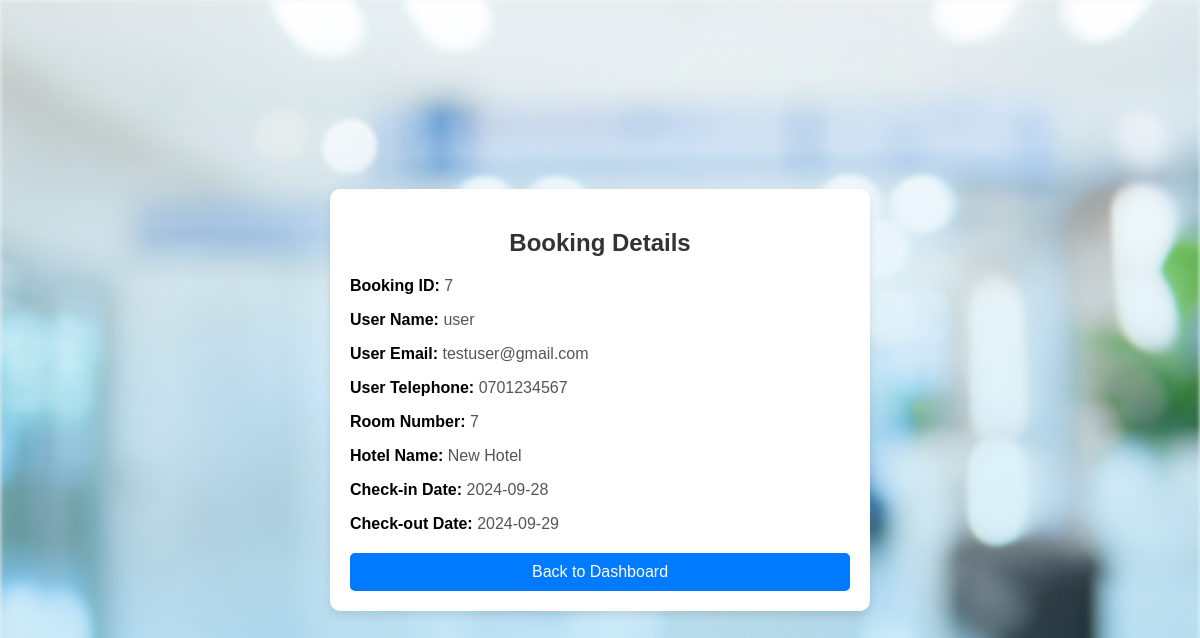
Page /booking_details.php?booking_id=7 on the earlier database version.
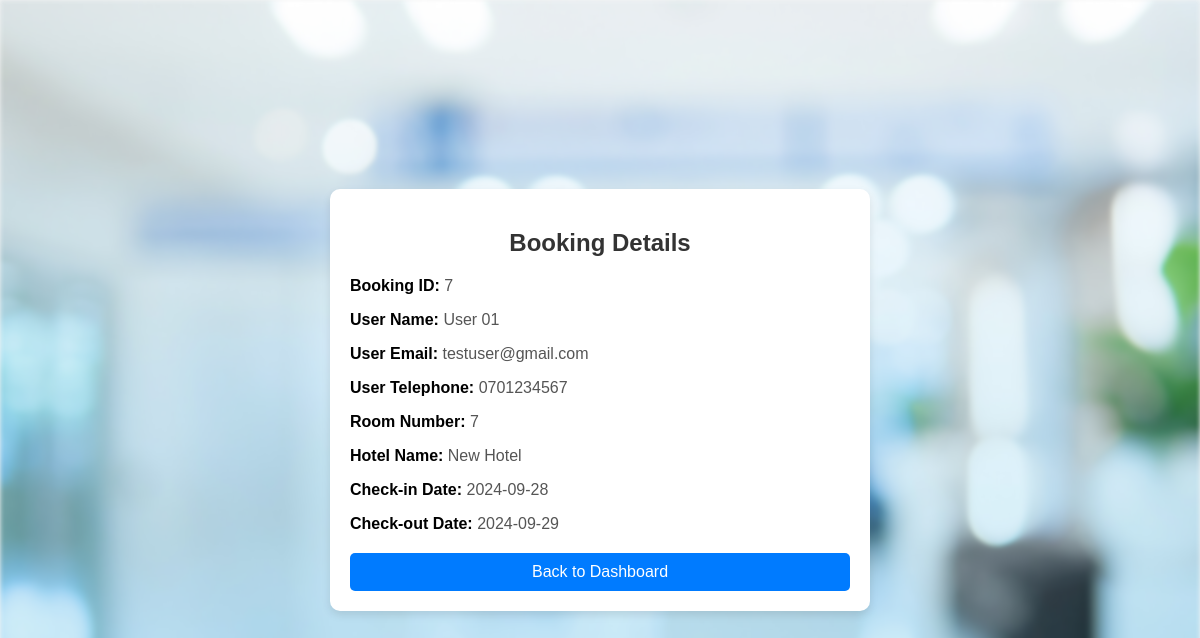
Same page on the later database version.
### tables this page shows
CREATE TABLE `bookings` (
  `booking_id` int(11) NOT NULL,
  `user_id` int(11) NOT NULL,
  `room_id` int(11) NOT NULL,
  `start_date` date NOT NULL,
  `end_date` date NOT NULL,
  `booking_status` enum('confirmed','pending','cancelled') DEFAULT 'pending'
);

CREATE TABLE `users` (
  `user_id` int(11) NOT NULL,
  `username` varchar(50) NOT NULL,
  `email` varchar(100) NOT NULL,
  `password` varchar(255) NOT NULL,
  `created_at` timestamp NOT NULL DEFAULT current_timestamp(),
  `user_type` varchar(20) NOT NULL,
  `description` varchar(20) NOT NULL,
  `hotel_id` int(11) DEFAULT NULL,
  `name` varchar(255) DEFAULT NULL,
  `telephone` varchar(15) DEFAULT NULL,
  `profile_picture` varchar(255) DEFAULT NULL
);

CREATE TABLE `rooms` (
  `room_id` int(11) NOT NULL,
  `hotel_id` int(11) DEFAULT NULL,
  `room_name` varchar(255) NOT NULL,
  `room_number` int(255) NOT NULL,
  `price_per_night` decimal(10,2) NOT NULL,
  `max_adults` int(11) NOT NULL,
  `max_children` int(11) NOT NULL,
  `availability` varchar(255) NOT NULL,
  `hotel_name` varchar(255) DEFAULT NULL,
  `facilities` varchar(255) NOT NULL
);

CREATE TABLE `hotels` (
  `hotel_id` int(11) NOT NULL,
  `hotel_name` varchar(100) NOT NULL,
  `total_rooms` int(11) NOT NULL,
  `user_id` int(11) DEFAULT NULL,
  `description` varchar(20) NOT NULL,
  `location` varchar(255) DEFAULT NULL,
  `city_id` int(255) NOT NULL
);

### booking_details.php (the view, shortened to what this page needs)
<?php
include('config.php');
$booking_id = $_GET['booking_id'];
$booking_stmt = $conn->prepare("
    SELECT b.*, u.email AS user_email, u.name AS user_name, u.telephone AS user_telephone, r.room_number, h.hotel_name
    FROM bookings b
    JOIN users u ON b.user_id = u.user_id
    JOIN rooms r ON b.room_id = r.room_id
    JOIN hotels h ON r.hotel_id = h.hotel_id
    WHERE b.booking_id = ?
");
$booking_stmt->bind_param("i", $booking_id);
$booking_stmt->execute();
$booking_result = $booking_stmt->get_result();
$booking = $booking_result->fetch_assoc();
?>
<!DOCTYPE html>
<html lang="en">
<head>
    <link rel="stylesheet" href="booking-details.css">
</head>
<body>
     <div class="booking-details-container">
        <h2>Booking Details</h2>
        <p><strong>Booking ID:</strong> <?php echo htmlspecialchars($booking['booking_id']); ?></p>
        <p><strong>User Name:</strong> <?php echo htmlspecialchars($booking['user_name']); ?></p>
        <p><strong>User Email:</strong> <?php echo htmlspecialchars($booking['user_email']); ?></p>
        <p><strong>User Telephone:</strong> <?php echo htmlspecialchars($booking['user_telephone']); ?></p>
        <p><strong>Room Number:</strong> <?php echo htmlspecialchars($booking['room_number']); ?></p>
        <p><strong>Hotel Name:</strong> <?php echo htmlspecialchars($booking['hotel_name']); ?></p>
        <p><strong>Check-in Date:</strong> <?php echo htmlspecialchars($booking['start_date']); ?></p>
        <p><strong>Check-out Date:</strong> <?php echo htmlspecialchars($booking['end_date']); ?></p>
        <button onclick="location.href='hotel_dashboard.php'">Back to Dashboard</button>
    </div>
</body>
</html>

Differences in the rows shown:
changed through a linked row, bookings "testuser@gmail.com": user.name "user" → "User 01"
